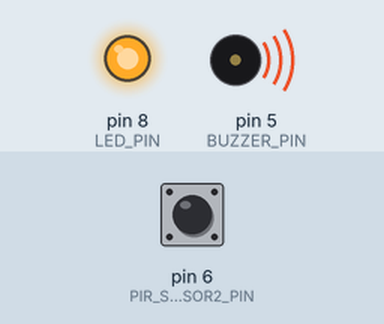
Recording of a sketch running on a simulated Arduino Uno, built with avr-gcc and run on an emulated ATmega328P. Parts: output pins drawn as LEDs (lit = HIGH), buzzer (waves = sounding, pin HIGH). The test bench sets the inputs (shaded band); at power-on: pin 6 (PIR_SENSOR2_PIN) HIGH. What the sketch prints to the serial monitor is not drawn.

Above: at 0.1 s.
Timing chart, 0 to 1.6 s (numbered marks = the images above):
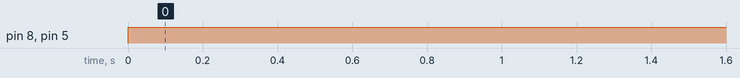

The sketch:

PIRsensor-BuzzerAlarmWithFunctions.ino
```cpp
/* Arduino PIR Motion Sensor basic with alarms (led, buzzer)
 *
 * Electronics:
 * 1. Grove protoshield:
 *    PIR_SENSOR HC-SR505 (S0) -> D7
 *    LED (S1) -> D8
 * 2. Grove Buzzer op pin D5
 * 3. PIR Sensor HC-SR501 op D6
 *
 * Using functions increases semantics of code for
 * better understanding what's going on:
 * in loop: (user)functional talk (person/object detection, alarm)
 * in functions: technical stuff (led/buzzer-pin, HIGH/LOW..)
 *
 * Question: read careful the printouts in the Serial Monitor.
 * Do you notice something peculiar? Explain!
 * Hint: check output with conditional statement (r36-37)
 * if ( isObjectDetected(PIR_SENSOR2_PIN) ....
 *
 * 2016-0811 PePo new
 * Original with relay:
 *     by Dejan Nedelkovski, www.HowToMechatronics.com
 */

//* Grove protoshield: pins for PIR_SENSOR and LED
//int pirSensor = 8;
//int relayInput = 7;
// Question: why is a #define a better way?
#define PIR_SENSOR_PIN 7 // D7
#define LED_PIN 8  // D8

#define BUZZER_PIN 5  // D5
#define PIR_SENSOR2_PIN 6 // D6

void setup() {
  Serial.begin(115200) ; // voor debugging/testing

  // configure the actuators and sensors
  initLED(LED_PIN); //  LED
  initPIRsensor(PIR_SENSOR_PIN); // PIR SR505 sensor
  initPIRsensor(PIR_SENSOR2_PIN); // PIR SR501 sensor
  initBuzzer(BUZZER_PIN); // buzzer
 }

void loop() {
  // is object detected?
  if ( isObjectDetected(PIR_SENSOR2_PIN)
        || isObjectDetected(PIR_SENSOR_PIN) ) {
    // alarm!!!
    ledOn(LED_PIN);
    buzzerOn(BUZZER_PIN);
  } else {
    // stop alarms
    ledOff(LED_PIN);
    buzzerOff(BUZZER_PIN);
  }
  // wait a little while before next measurement
  delay(1000);
  }


/* -----------------------------------------------------
 * Helper functions
 */

// configure LED on pin...
void initLED(int pin)
{
  pinMode(pin, OUTPUT); // led is output
  digitalWrite(pin, LOW); // led is off
}
// turning light LED on pin
void ledOn(int pin)
{
  digitalWrite(LED_PIN, HIGH);
}
// off light LED on pin
void ledOff(int pin)
{
  digitalWrite(LED_PIN, LOW);
}

// setup Buzzer...
void initBuzzer(int pin)
{
  pinMode(pin, OUTPUT); // buzzer
  digitalWrite(pin, LOW); // no noise
}
// sound buzzer on pin
void buzzerOn(int pin)
{
  digitalWrite(BUZZER_PIN, HIGH);
}
// sound off buzzer on pin
void buzzerOff(int pin)
{
  digitalWrite(BUZZER_PIN, LOW);
}

// setup PIR sensor...
void initPIRsensor(int pin)
{
  pinMode(pin, INPUT); // sensor gives data
}

// is an object/person detected?
// if yes returns true, else returns false
// Question: why not make a function 'int readPIRSensor(pin)' ?
bool isObjectDetected(int pin)
{
  // get sensor value from pin
  int s = digitalRead(pin);

  // print sensor value only for developer
  Serial.print("Sensor (pin ");
  Serial.print(pin);
  Serial.print("): ");
  Serial.println(s); // sensor value and close line

  // specify the value to return to caller
  /*
  if (s == 1) {
    return true;
  } else {
    return false;
  } */
  // advanced statement:
  return (s==1) ? true : false;
}
```

Measured:
- by itself, pin 8 (LED_PIN), pin 5 (BUZZER_PIN): LOW → HIGH at 0.00 s
